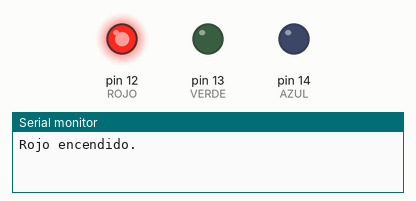
The sketch below on a simulated Arduino Uno, built with avr-gcc and run on an emulated ATmega328P. Shown: output pins drawn as LEDs (lit = HIGH), the last lines printed to the serial monitor.

Above: at 0.2 s.
At 0.7 s:
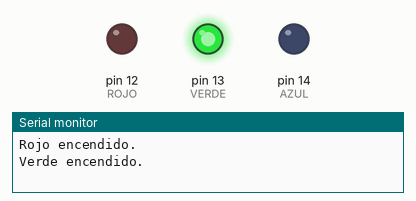
At 2.7 s:
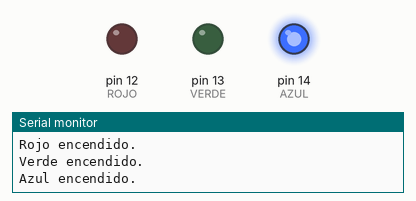
Timing chart, 0 to 3.5 s (numbered marks = the images above):
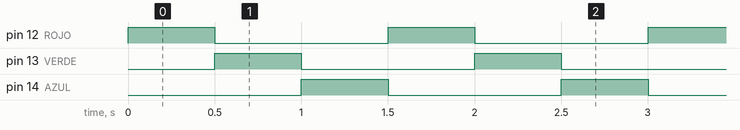

The sketch:

02_semaforo.ino
```cpp
#define ROJO 12

#define VERDE 13

#define AZUL 14

void setup() {
  Serial.begin(115200);
  pinMode(ROJO, OUTPUT);
  pinMode(VERDE, OUTPUT);
  pinMode(AZUL, OUTPUT);

}

void loop() {
  // Rojo encendido
  Serial.print("Rojo encendido.\n");
  digitalWrite(ROJO, HIGH);
  digitalWrite(VERDE, LOW);
  digitalWrite(AZUL, LOW);

  delay(500);

  // Verde encendido
  Serial.print("Verde encendido.\n");
  digitalWrite(ROJO, LOW);
  digitalWrite(VERDE, HIGH);
  digitalWrite(AZUL, LOW);

 delay(500);

 // Azul encendido
  Serial.print("Azul encendido.\n");
  digitalWrite(ROJO, LOW);
  digitalWrite(VERDE, LOW);
  digitalWrite(AZUL, HIGH);

  delay(500);

}
```

Measured:
- by itself, pin 12 (ROJO), pin 13 (VERDE), pin 14 (AZUL): alternates HIGH for 0.50 s and LOW for 1.0 s
- by itself, everything shown: repeats every 1.5 s, in 3 steps
